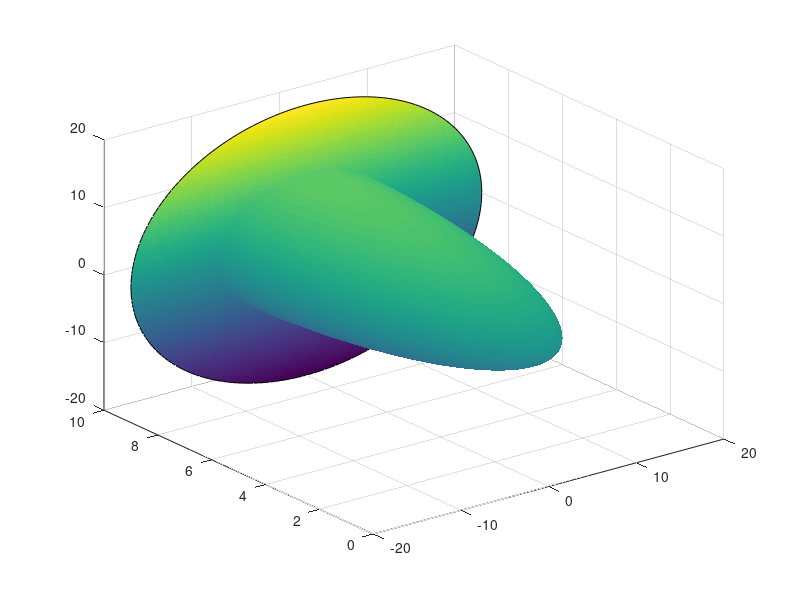
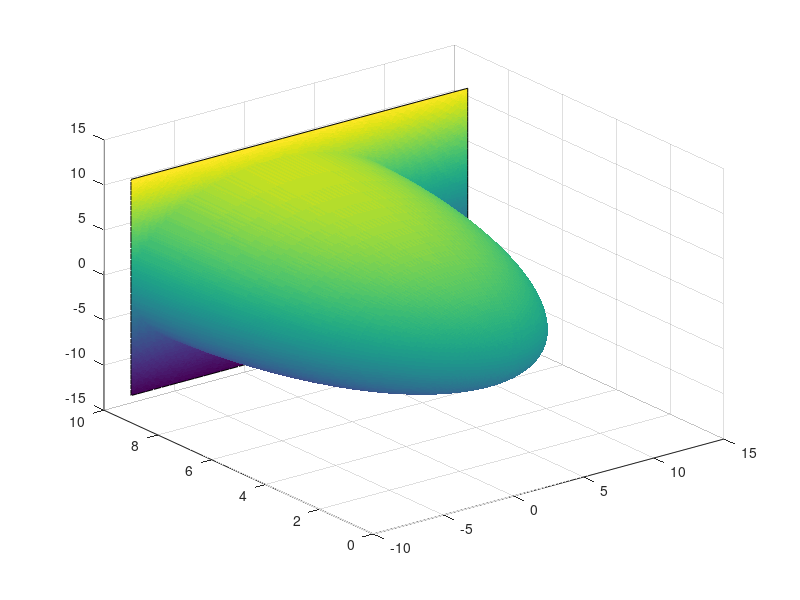
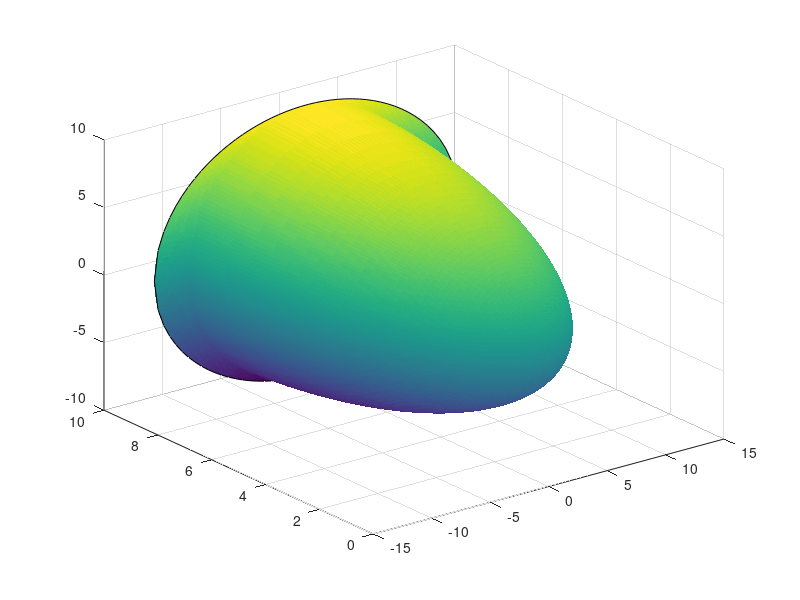

The MATLAB source for these figures, in order:
drawnSurfHeight = 20;
radSpacing = .1;
conic = 0;
rad = 10;
actualSurfHeight = min(abs([rad,drawnSurfHeight]));


nPointsAll  = drawnSurfHeight/radSpacing;
r = (linspace(-drawnSurfHeight,drawnSurfHeight,nPointsAll))';
phi = (linspace(0,2*pi,nPointsAll));
k = conic;
c = 1/rad;

x = r*cos(phi);
y = r*sin(phi);
z = (c*((x).^2+(y).^2))./(1+sqrt(1-(1+k)*c^2*((x).^2+(y).^2)));
% Z values will be complex for points outside the actual surface.
% So replace the complex Z values wi the neighboring values
z = real(z);
% Chnage the Z coordinate values to the extreme z for all points
% outside the actual surface area.
pointRad = sqrt(x.^2+y.^2);
actualSurfacePointIndices = find(pointRad<actualSurfHeight);
if ~isempty(actualSurfacePointIndices)
    if rad < 0
        extremeZ = min(z(actualSurfacePointIndices));
    else
        extremeZ = max(z(actualSurfacePointIndices));
    end
    z(abs(z)>abs(extremeZ)) = extremeZ;
end

figure;
surf(x,z,y,...
    'edgecolor','none',...
    'facelighting','phong')
hold on;
borderColor = [0,0,0];
plot3(x(1,:),z(1,:),y(1,:),'Color',borderColor)


% Rectangular aperture
xc = 2; yc = 0; a = 12; b = 12;

figure;
x1=x;
y1=y;

% Move all (x,y) points outside the aperture to the edge of aperture
x1((x1-xc)>a) = a+xc;
x1((x1-xc)<-a) = -a+xc;
y1((y1-yc)>b) = b+yc;
y1((y1-yc)<-b) = -b+yc;
z1 = (c*((x1).^2+(y1).^2))./(1+sqrt(1-(1+k)*c^2*((x1).^2+(y1).^2)));
% Z values will be complex for points outside the actual surface.
% So replace the complex Z values wi the neighboring values
z1 = real(z1);
% Chnage the Z coordinate values to the extreme z for all points
% outside the actual surface area.
pointRad1 = sqrt(x1.^2+y1.^2);
actualSurfacePointIndices1 = find(pointRad1<actualSurfHeight);
if ~isempty(actualSurfacePointIndices1)
    if rad < 0
        extremeZ1 = min(z1(actualSurfacePointIndices1));
    else
        extremeZ1 = max(z1(actualSurfacePointIndices1));
    end
    z1(abs(z1)>abs(extremeZ1)) = extremeZ1;
end

surf(x1,z1,y1,...
    'edgecolor','none',...
    'facelighting','phong')
hold on;
borderColor = [0,0,0];
plot3(x1(1,:),z1(1,:),y1(1,:),'Color',borderColor)



% Elliptical aperture
xc = 0; yc = 0; a = 13; b = 10;

figure;
x2=x;
y2=y;

% Move all (x,y) points outside the aperture to the edge of aperture
aboveEllipseIndices = find((((x2-xc).^2)/a^2 + ((y2-yc).^2)/b^2) >= 1 & y2 >= yc);
belowEllipseIndices = find((((x2-xc).^2)/a^2 + ((y2-yc).^2)/b^2) >= 1 & y2 < yc);


y2(aboveEllipseIndices) = sqrt(1 - ((x2(aboveEllipseIndices)-xc).^2)/a^2) * b + yc;
y2(belowEllipseIndices) = -sqrt(1 - ((x2(belowEllipseIndices)-xc).^2)/a^2) * b + yc;

x2(find(x2>=a)) = a;
x2(find(x2<=-a)) = -a;
y2 = real(y2);
x2 = real(x2);

z2 = ((c*((x2).^2+(y2).^2))./(1+sqrt(1-(1+k)*c^2*((x2).^2+(y2).^2))));
% Z values will be complex for points outside the actual surface.
% So replace the complex Z values wi the neighboring values
z2 = real(z2);

% Chnage the Z coordinate values to the extreme z for all points
% outside the actual surface area.
pointRad2 = sqrt(x2.^2+y2.^2);
actualSurfacePointIndices2 = find(pointRad2<actualSurfHeight);
if ~isempty(actualSurfacePointIndices2)
    if rad < 0
        extremeZ2 = min(z2(actualSurfacePointIndices2));
    else
        extremeZ2 = max(z2(actualSurfacePointIndices2));
    end
    z2(abs(z2)>=abs(extremeZ2)) = extremeZ2;
end

surf(x2,z2,y2,...
    'edgecolor','none',...
    'facelighting','phong')
hold on;
borderColor = [0,0,0];
plot3(x2(1,:),z2(1,:),y2(1,:),'Color',borderColor)
